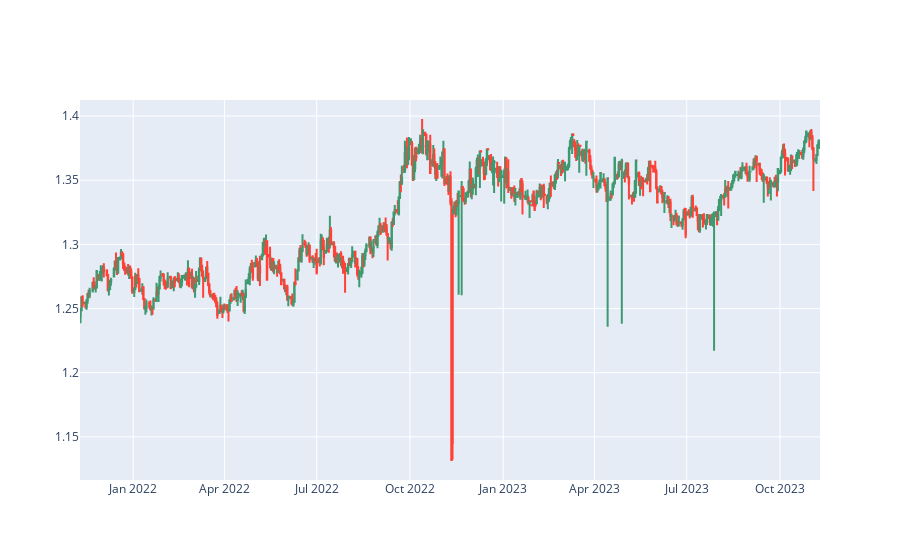

Here is the notebook cell this chart was saved with:
### Code cell
# use ploty to plot the data using candlestick
import plotly.graph_objects as go

# create a candlestick chart
fig = go.Figure(data=[go.Candlestick(x=cad_df.index,
                open=cad_df['o'],
                high=cad_df['h'],
                low=cad_df['l'],
                close=cad_df['c'])])

# do not display the range slider
fig.update_layout(xaxis_rangeslider_visible=False)

# display the chart
fig.show()

### Figure 1 — Plotly figure (JSON) as saved in the notebook; plotly's stock layout.template omitted (floating-point values rounded to 4 significant figures; data arrays with more than 128 entries replaced by an {"elided": "..."} marker saying what was removed)
{"data": [{"close": {"elided": "673 float values"}, "high": {"elided": "673 float values"}, "low": {"elided": "673 float values"}, "open": {"elided": "673 float values"}, "type": "candlestick", "x": {"elided": "673 str values"}}], "layout": {"xaxis": {"rangeslider": {"visible": false}}}}
